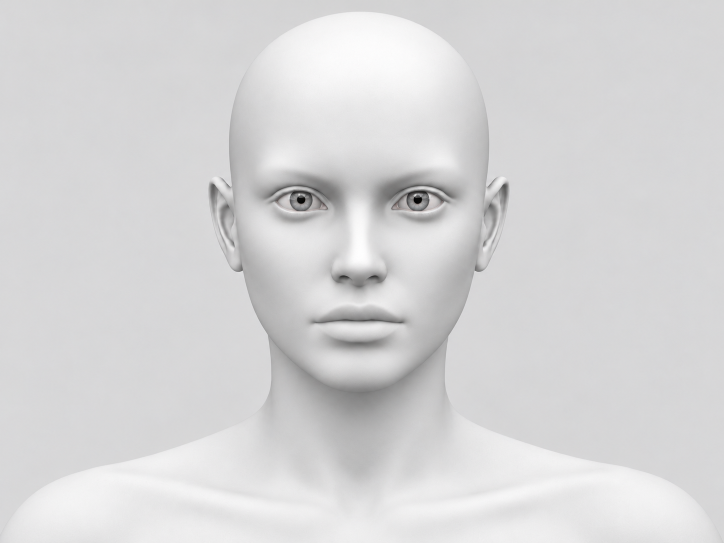
#> input picture validation/synthetic_media/gaze_estimation_media/01.png, 1448 x 1086 px (shown at 1/2 size)
$ python -i gaze_estimation_synthetic_demo.py   (imports and definitions only)
#> lines starting #> are read from the running program, lines starting #| are printed output that depends on the picture; after the words box and inside, x2 and y2 are one past the last pixel; in counts of white or black regions, pixels touching at a corner belong together
#> further down, picture is the input picture: shape (1086, 1448, 3); mean B, G, R 214.6, 213.8, 214.2
from __future__ import annotations

"""Synthetic qualitative gaze-estimation demonstration on locally supplied images.

Run from any working directory after installing physiotrack-v2 in the active
Python environment. Inputs are discovered below validation/synthetic_media;
only validation/gaze_estimation/results/synthetic_demo is replaced by a
successful run. The folder contains annotated images, a CSV manifest, and JSON/
TXT summaries. No ground-truth gaze labels or benchmark metrics are used here.
"""

import csv
import hashlib
import importlib.metadata
import inspect
import json
import math
import platform
import re
import shutil
import tempfile
import traceback
from pathlib import Path
from typing import Any

import cv2
import numpy as np
import yaml

from physiotrack.face import FaceAnalysis, FaceAnalysisConfig
from physiotrack.face.gaze_estimation import GazeEstimator


SCRIPT_DIR = Path(__file__).resolve().parent
VALIDATION_DIR = SCRIPT_DIR.parent
REPOSITORY_ROOT = VALIDATION_DIR.parent
INPUT_DIR = VALIDATION_DIR / "synthetic_media" / "gaze_estimation_media"
RESULTS_DIR = SCRIPT_DIR / "results"
FINAL_DIR = RESULTS_DIR / "synthetic_demo"

IMAGE_EXTENSIONS = frozenset({
    ".jpg", ".jpeg", ".png", ".bmp", ".dib", ".tif", ".tiff", ".webp",
    ".avif", ".jp2", ".pbm", ".pgm", ".ppm",
})

DEVICE = "cpu"
MODEL_MODE = "eth-xgaze"
MIN_IOU = 0.10
DETECTOR_CONFIDENCE = 0.001
DISPLAY_CONFIDENCE = 0.25
CONTACT_SHEET_COLUMNS = 4
CONTACT_SHEET_MAX_WIDTH = 420
CONTACT_SHEET_MAX_HEIGHT = 320
DISPLAY_MAX_ABS_ANGLE_DEG = 35.0
DISPLAY_AXIS_SCALE_RATIO = 0.18
DISPLAY_MAX_VECTOR_RATIO = 0.20
DISPLAY_MIN_VECTOR_PX = 10.0
DISPLAY_CLIP_MARGIN_PX = 14
DISPLAY_REGION_MAX_SIDE = 320
DISPLAY_REGION_NONBLACK_THRESHOLD = 15
EXPECTED_CHECKPOINT_FILENAME = "model.safetensors"
EXPECTED_CHECKPOINT_SHA256 = (
    "d1c91b2aa6a0c73856c16890d337afdecdb05563ed52182dfdb77742f1c856bc"
)

OBSERVATION_FIELDS = (
    "input", "source_sha256", "output_image", "width", "height",
    "face_index", "confidence", "box_x1", "box_y1", "box_x2", "box_y2",
    "origin_x", "origin_y", "endpoint_x", "endpoint_y",
    "gaze_available", "gaze_x", "gaze_y", "gaze_z", "gaze_vector_norm",
    "pitch_deg", "yaw_deg", "association_iou", "status", "failure_reason",
)


class SyntheticDemoError(RuntimeError):
    """Synthetic-demo media, rendering, or output validation failure."""


# [270 lines left out: functions check_project_imports, sha256_file, discover_images, output_relative_path, image_from_path, save_png and 8 more, not called in this run]


def visible_image_region(image: np.ndarray) -> tuple[int, int, int, int]:
    height, width = image.shape[:2]
#> height = 1086; width = 1448
    if height < 2 or width < 2:
        raise ValueError("Cannot position gaze arrows on an empty image")

    scale = min(1.0, DISPLAY_REGION_MAX_SIDE / max(height, width))
#> scale = 0.221
    small_width = max(1, int(round(width * scale)))
#> small_width = 320
    small_height = max(1, int(round(height * scale)))
#> small_height = 240
    small = cv2.resize(
        image,
        (small_width, small_height),
        interpolation=cv2.INTER_AREA if scale < 1 else cv2.INTER_NEAREST,
    )
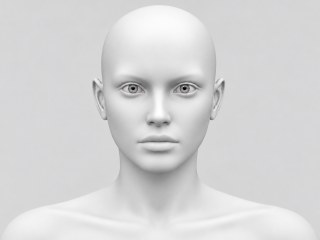
#> small: shape (240, 320, 3); mean B, G, R 214.6, 213.8, 214.2
    visible = (np.max(small, axis=2) > DISPLAY_REGION_NONBLACK_THRESHOLD).astype(np.uint8)
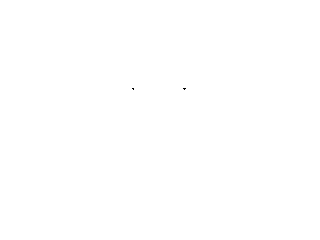
#> visible: shape (240, 320); values 0 (black) and 1 (white), 100% white; black in thin lines or dots, all inside (x1, y1, x2, y2) = (132, 88, 186, 90)
    visible = cv2.morphologyEx(visible, cv2.MORPH_CLOSE, np.ones((5, 5), dtype=np.uint8))
#> visible: shape (240, 320); every value is 1
    count, _, stats, _ = cv2.connectedComponentsWithStats(visible, connectivity=8)
#> count = 2; stats = [[-1, 2147483647, 0, 0, 0], [0, 0, 320, 240, 76800]]
    if count <= 1:
        return (0, 0, width, height)

    largest = max(range(1, count), key=lambda i: int(stats[i, cv2.CC_STAT_AREA]))
#> largest = 1
    x, y, region_w, region_h, area = (int(n) for n in stats[largest])
#> x = 0; y = 0; region_w = 320; region_h = 240; area = 76800
    if area < 0.01 * small_width * small_height or region_w < 6 or region_h < 6:
        return (0, 0, width, height)

    left = max(0, int(math.floor(x * width / small_width)))
#> left = 0
    top = max(0, int(math.floor(y * height / small_height)))
#> top = 0
    right = min(width, int(math.ceil((x + region_w) * width / small_width)))
#> right = 1448
    bottom = min(height, int(math.ceil((y + region_h) * height / small_height)))
#> bottom = 1086
    if right - left < 8 or bottom - top < 8:
        return (0, 0, width, height)
    return (left, top, right, bottom)


# [748 lines left out: functions angle_to_display_endpoint, draw_gaze_arrow, _extract_origin, _draw_label_block, annotate_image, write_observations_csv and 8 more, not called in this run]


# [8 lines not run here, left out]

>>> import cv2
>>> picture = cv2.imread('../synthetic_media/gaze_estimation_media/01.png')
>>> result = visible_image_region(picture)
#> result = (0, 0, 1448, 1086)

$ run again, on validation/synthetic_media/gaze_estimation_media/06.png
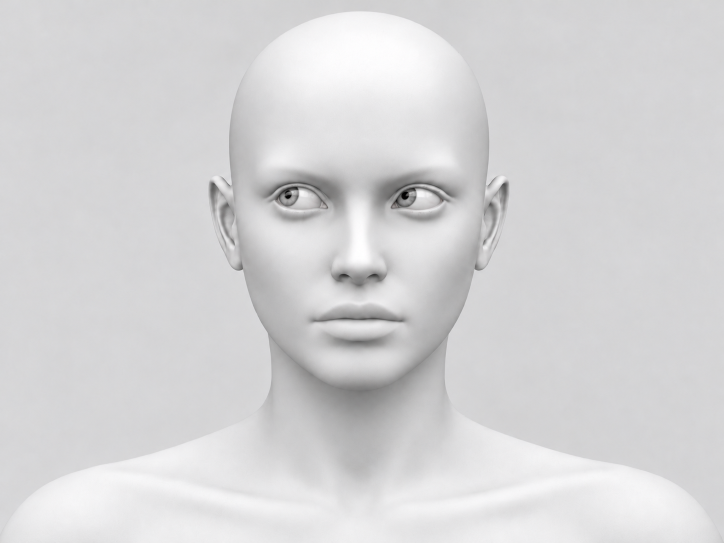
#> input picture validation/synthetic_media/gaze_estimation_media/06.png, 1448 x 1086 px (shown at 1/2 size)
#> picture is the input picture: shape (1086, 1448, 3); mean B, G, R 213.9, 212.7, 213.1
#> in visible_image_region, `small = cv2.resize( image, (small_width, small_height), interpolation=..`:
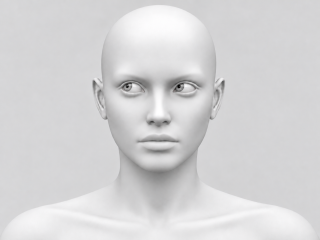
#> small: shape (240, 320, 3); mean B, G, R 213.9, 212.7, 213.1
#> count = 2; stats = [[-1, 2147483647, 0, 0, 0], [0, 0, 320, 240, 76800]]
#> largest = 1
#> x = 0; region_w = 320; region_h = 240; area = 76800
#> left = 0
#> right = 1448
#> bottom = 1086
#> result = (0, 0, 1448, 1086)
